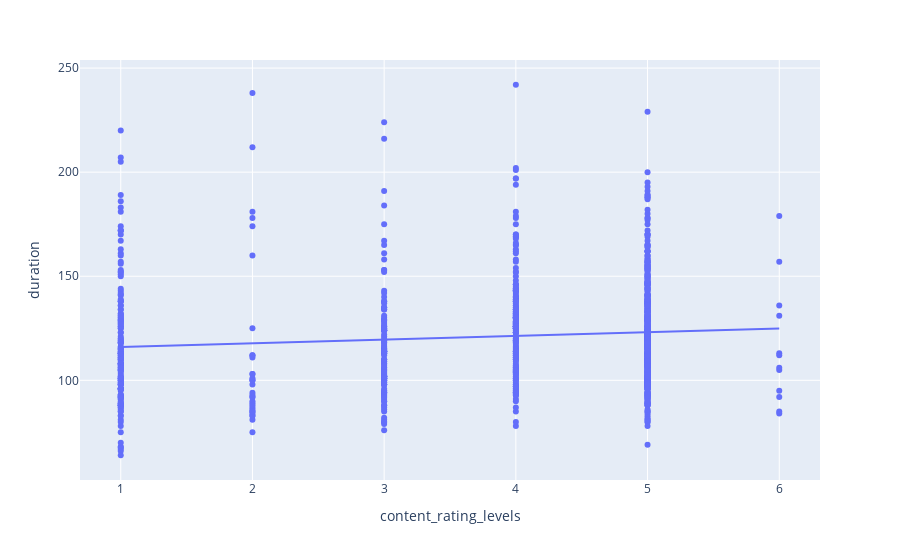

The notebook cell this image was saved under:
### Code cell
px.scatter(movies, x = "content_rating_levels", y = "duration",trendline='ols' )

### Figure 1 — Plotly figure (JSON) as saved in the notebook; plotly's stock layout.template omitted (floating-point values rounded to 4 significant figures; data arrays with more than 128 entries replaced by an {"elided": "..."} marker saying what was removed)
{"data": [{"hovertemplate": "content_rating_levels=%{x}<br>duration=%{y}<extra></extra>", "legendgroup": "", "marker": {"color": "#636efa", "symbol": "circle"}, "mode": "markers", "name": "", "orientation": "v", "showlegend": false, "type": "scatter", "x": {"elided": "979 int values"}, "xaxis": "x", "y": {"elided": "979 int values"}, "yaxis": "y"}, {"hovertemplate": "<b>OLS trendline</b><br>duration = 1.76276 * content_rating_levels + 114.262<br>R<sup>2</sup>=0.010012<br><br>content_rating_levels=%{x}<br>duration=%{y} <b>(trend)</b><extra></extra>", "legendgroup": "", "marker": {"color": "#636efa", "symbol": "circle"}, "mode": "lines", "name": "", "showlegend": false, "type": "scatter", "x": {"elided": "979 int values"}, "xaxis": "x", "y": {"elided": "979 float values"}, "yaxis": "y"}], "layout": {"legend": {"tracegroupgap": 0}, "margin": {"t": 60}, "xaxis": {"anchor": "y", "domain": [0, 1], "title": {"text": "content_rating_levels"}}, "yaxis": {"anchor": "x", "domain": [0, 1], "title": {"text": "duration"}}}}
